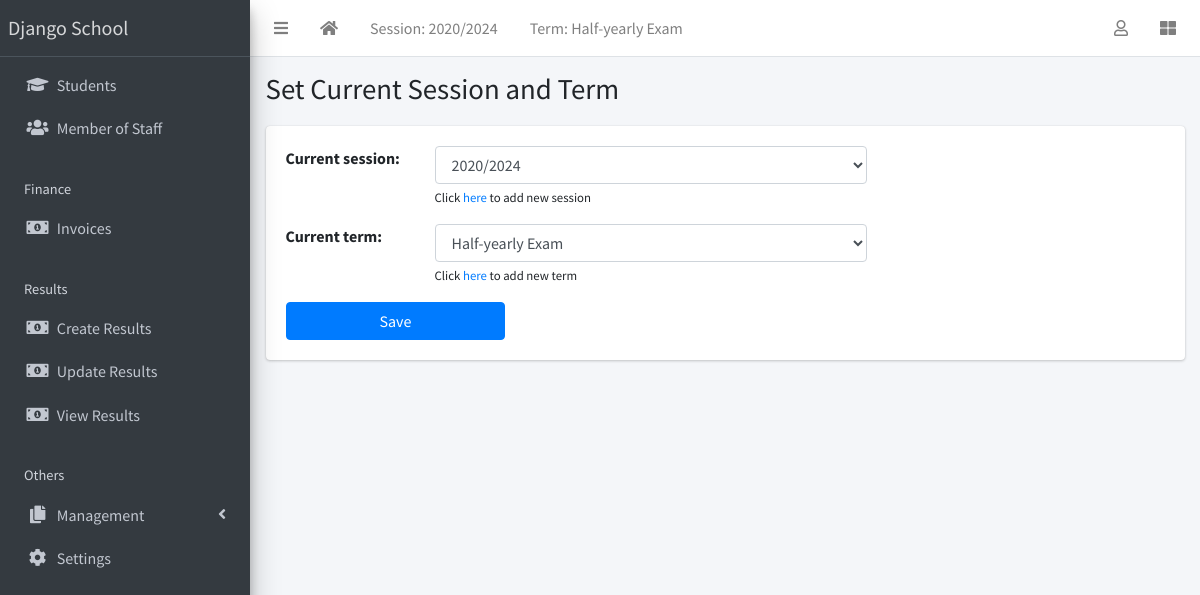
The app's page /current-session/ (signed in) with its own data.
### apps/corecode/models.py (models this page shows, shortened)
class AcademicSession(models.Model):
    name = models.CharField(max_length=200, unique=True)
    current = models.BooleanField(default=True)
    class Meta:
        ordering = ["-name"]
    def __str__(self):
        return self.name

class AcademicTerm(models.Model):
    name = models.CharField(max_length=20, unique=True)
    current = models.BooleanField(default=True)
    class Meta:
        ordering = ["name"]
    def __str__(self):
        return self.name

class SiteConfig(models.Model):
    key = models.SlugField()
    value = models.CharField(max_length=200)

### apps/corecode/views.py (the view, shortened to what this page needs)
class CurrentSessionAndTermView(LoginRequiredMixin, View):
    form_class = CurrentSessionForm
    template_name = "corecode/current_session.html"
    def get(self, request, *args, **kwargs):
        form = self.form_class(
            initial={
                "current_session": AcademicSession.objects.get(current=True),
                "current_term": AcademicTerm.objects.get(current=True),
            }
        )
        return render(request, self.template_name, {"form": form})

### apps/corecode/forms.py
class CurrentSessionForm(forms.Form):
    current_session = forms.ModelChoiceField(
        queryset=AcademicSession.objects.all(),
        help_text='Click <a href="/session/create/?next=current-session/">here</a> to add new session',
    )
    current_term = forms.ModelChoiceField(
        queryset=AcademicTerm.objects.all(),
        help_text='Click <a href="/term/create/?next=current-session/">here</a> to add new term',
    )

### apps/corecode/context_processors.py (called while the page is built)
def site_defaults(request):
    current_session = AcademicSession.objects.get(current=True)
    current_term = AcademicTerm.objects.get(current=True)
    vals = SiteConfig.objects.all()
    contexts = {
        "current_session": current_session.name,
        "current_term": current_term.name,
    }
    for val in vals:
        contexts[val.key] = val.value
    return contexts

### apps/corecode/templates/corecode/current_session.html (shortened to what this page needs)
{% extends 'base.html' %}
{% load widget_tweaks %}
{% block title %}
Set Current Session and Term
{% endblock title %}
{% block content %}
<form method="POST">
  <div class="mb-3">
    {% for field in form %}
    <div class="form-group row">
      <div class="col-2">{{ field.label_tag}}</div>
      <div class="col-6">
        {{ field | add_class:"form-control"}}
        <span class="small">{{ field.help_text |safe}}</span>
      </div>
    </div>
    {% endfor %}
  </div>
  <input type="submit" value="Save" class="w-25 btn btn-primary">
</form>
{% endblock content %}

### templates/base.html (shortened to what this page needs)
{% load static %}
<!DOCTYPE html>
<html lang="en">
<head>
  <link rel="stylesheet" href="{% static 'plugins/fontawesome-free/css/all.min.css' %}">
  <link rel="stylesheet" href="{% static 'plugins/toastr/toastr.min.css' %}">
  <link rel="stylesheet"
    href="{% static 'plugins/overlayScrollbars/css/OverlayScrollbars.min.css' %}">
  <link rel="stylesheet" href="{% static 'plugins/Datatables/datatables.min.css' %}" />
  <link rel="stylesheet" href="{% static 'dist/css/adminlte.min.css' %}">
</head>
<body
  class="hold-transition sidebar-mini layout-fixed layout-navbar-fixed layout-footer-fixed">
  <div class="wrapper">
    <nav class="main-header navbar navbar-expand navbar-white navbar-light">
      <ul class="navbar-nav">
        <li class="nav-item">
          <a class="nav-link" data-widget="pushmenu" href="#" role="button"><i
              class="fas fa-bars"></i></a>
        </li>
        <li class="nav-item d-none d-sm-inline-block">
          <a href="{% url 'home' %} " class="nav-link"><i class="fa fa-home"></i></a>
        </li>
        <li class="nav-item d-none d-sm-inline-block">
          <a href="{% url 'current-session' %}" class="nav-link">Session: {{ current_session }}</a>
        </li>
        <li class="nav-item d-none d-sm-inline-block">
          <a href="{% url 'current-session' %}" class="nav-link">Term: {{ current_term }}</a>
        </li>
      </ul>
      <ul class="navbar-nav ml-auto">
        <li class="nav-item dropdown">
          <a class="nav-link" data-toggle="dropdown" href="#">
            <i class="far fa-user"></i>
          </a>
        </li>
        <li class="nav-item">
          <a class="nav-link" data-widget="control-sidebar" data-slide="true"
            href="#" role="button"><i class="fas fa-th-large"></i></a>
        </li>
      </ul>
    </nav>
    <aside class="main-sidebar sidebar-dark-primary elevation-4">
      <a href="{% url 'home' %}" class="brand-link">{{ school_name | default:"MySchool" }}</a>
      <div class="sidebar">
        <nav class="mt-2">
          <ul class="nav nav-pills nav-sidebar flex-column"
            data-widget="treeview" role="menu" data-accordion="false">
            <li class="nav-item">
              <a href="{% url 'student-list' %}" class="nav-link">
                <i class="nav-icon fas fa-graduation-cap"></i>
                <p>
                  Students
                </p>
              </a>
            </li>
            <li class="nav-item">
              <a href="{% url 'staff-list' %}" class="nav-link">
                <i class="nav-icon fas fa-users"></i>
                <p>
                  Member of Staff
                </p>
              </a>
            </li>
            <li class="nav-header">Finance</li>
            <li class="nav-item">
              <a href="{% url 'invoice-list' %}" class="nav-link">
                <i class="nav-icon fas fa-money-bill-alt"></i>
                <p>
                  Invoices
                </p>
              </a>
            </li>
            <li class="nav-header">Results</li>
            <li class="nav-item">
              <a href="{% url 'create-result' %}" class="nav-link">
                <i class="nav-icon fas fa-money-bill-alt"></i>
                <p>
                  Create Results
                </p>
              </a>
            </li>
            <li class="nav-item">
              <a href="{% url 'edit-results' %}" class="nav-link">
                <i class="nav-icon fas fa-money-bill-alt"></i>
                <p>
                  Update Results
                </p>
              </a>
            </li>
            <li class="nav-item">
              <a href="{% url 'view-results' %}" class="nav-link">
                <i class="nav-icon fas fa-money-bill-alt"></i>
                <p>
                  View Results
                </p>
              </a>
            </li>
            <li class="nav-header">Others</li>
            <li class="nav-item has-treeview">
              <a href="#" class="nav-link">
                <i class="nav-icon fas fa-copy"></i>
                <p>
                  Management
                  <i class="fas fa-angle-left right"></i>
                </p>
              </a>
            </li>
            <li class="nav-item">
              <a href="{% url 'configs' %}" class="nav-link">
                <i class="nav-icon fas fa-cog"></i>
                <p>
                  Settings
                </p>
              </a>
            </li>
          </ul>
        </nav>
      </div>
    </aside>
    <div class="content-wrapper">
      <section class="content-header">
        <div class="container-fluid">
          <div class="row mb-1">
            <div class="col-sm-8">
              <h1>{% block title %}{% endblock title %}</h1>
            </div>
            <div class="col-sm-4">
            </div>
          </div>
        </div>
      </section>
      <section class="content">
        <div class="container-fluid">
          <div class="row">
            <div class="col-md-12">
              {% block fullcard %}
              <div class="card">
                <div class="card-body">
                  <div class="row">
                    <div class="col">
                      {% block content %}
                      {% endblock content %}
                    </div>
                  </div>
                </div>
              </div>
              {% endblock fullcard %}
            </div>
          </div>
        </div>
      </section>
    </div>
  </div>
</body>
</html>

### records on screen
AcademicSession: name "2020/2024"
AcademicTerm: name "Half-yearly Exam"
SiteConfig: value "Django School"

### other values on screen
{{ field.label_tag }} "Current session:" "Current term:"
{{ field.help_text |safe }} "Click here to add new session" "Click here to add new term"
